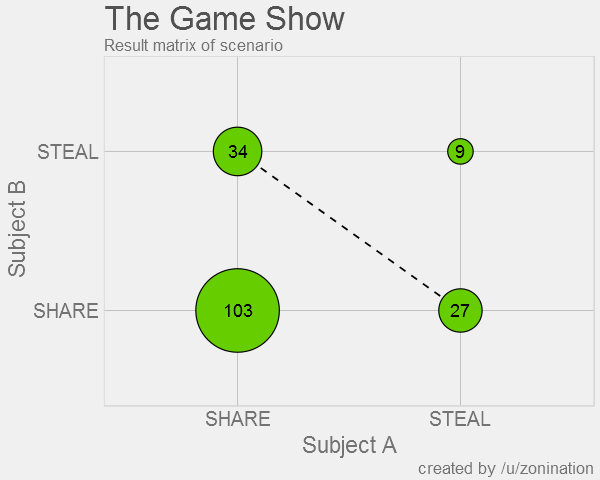

This figure's R source:
##########
# Game C #
##########

# Separate game file into different responses
game.c<-subset(game, !is.na(choice.c) & user!="zonination")[,c(3, 7)]

# Perform a check for duplicate entries
# game.c[duplicated(game.c$user)|duplicated(game.c$user, fromLast=T),]

# Check to see if there are even or odd columns.
# I'll enter to complete the pairing if there is odd number.
if(nrow(game.c) %% 2 != 0){
  game.c<-rbind(game.c, subset(game, !is.na(choice.c) & user=="zonination")[,c(3, 7)])}

# Begin by randomizing the sample set, and matching opponent.
game.c<-sample_n(game.c, nrow(game.c))
a<-game.c[1:(nrow(game.c)/2),]
b<-game.c[(nrow(game.c)/2 + 1):nrow(game.c),]
game.c<-cbind(a,b); rm(a); rm(b)
names(game.c)<-c("a.user", "a.choice",
                 "b.user", "b.choice")

# What is our end result?
game.c$end<-NA # Clear column
# Map out one of our four scenarios
for(n in 1:nrow(game.c)){
  # Both choose safe
  if(game.c$a.choice[n] == "SHARE" &
     game.c$b.choice[n] == "SHARE"){
    game.c$end[n] <- paste("Both /u/", game.c$a.user[n]," and /u/", game.c$b.user[n], " share $500 for trusting one another.", sep="")}
  
  # A chooses risky and B chooses safe
  if(game.c$a.choice[n] == "STEAL" &
     game.c$b.choice[n] == "SHARE"){
    game.c$end[n] <- paste("/u/", game.c$a.user[n]," wins $1000 for stealing from /u/", game.c$b.user[n], ", who gets nothing.", sep="")}
  
  # A chooses safe and B chooses risky
  if(game.c$a.choice[n] == "SHARE" &
     game.c$b.choice[n] == "STEAL"){
    game.c$end[n] <- paste("/u/", game.c$b.user[n]," wins $1000 for stealing from /u/", game.c$a.user[n], ", who gets nothing.", sep="")}
  
  # Both choose risky
  if(game.c$a.choice[n] == "STEAL" &
     game.c$b.choice[n] == "STEAL"){
    game.c$end[n] <- paste("Both /u/", game.c$a.user[n]," and /u/", game.c$b.user[n], " get nothing.", sep="")}
}; rm(n)

# Save the file; easy formatting for reddit tables
write_delim(game.c, "game_c.txt", delim="|")
write_csv(game.c, "game_c.csv")

# Plot and save the results
df<-data.frame("y"=c("STEAL","SHARE"), "x"=c("SHARE","STEAL"))
ggplot(game.c, aes(x=a.choice, y=b.choice))+
  geom_path(data=df, aes(x,y, group=1), lty=2)+
  geom_point(stat="bin2d", aes(size=..count..), shape=21, color="black", fill="chartreuse3")+
  geom_text(stat="bin2d", aes(label=..count..))+
  scale_size(range=c(0,25), limits=c(0,120))+
  guides(size=F)+
  labs(title="The Game Show",
       subtitle="Result matrix of scenario",
       x="Subject A",y="Subject B",
       caption="created by /u/zonination")+
  z_theme()
ggsave("game_c.png", height=4, width=5, dpi=120, type="cairo-png")